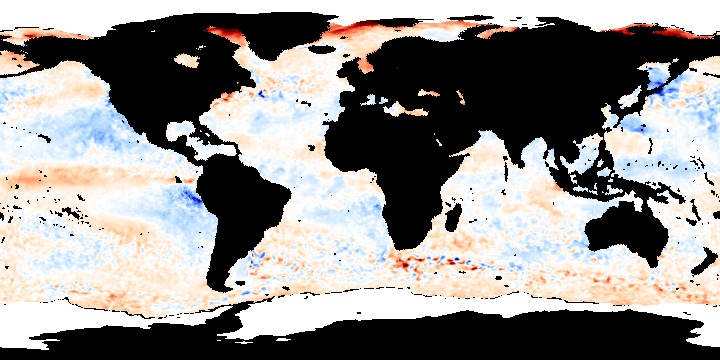
#> input picture assets/ocean/ocean_temp_sep_2002.jpeg, 720 x 360 px, found by its file name
$ python barrelImg.py
#> lines starting #> are read from the running program, lines starting #| are printed output that depends on the picture
import cv2

# Carregar imagem
image = cv2.imread('./assets/ocean/ocean_temp_sep_2002.jpeg', 0)
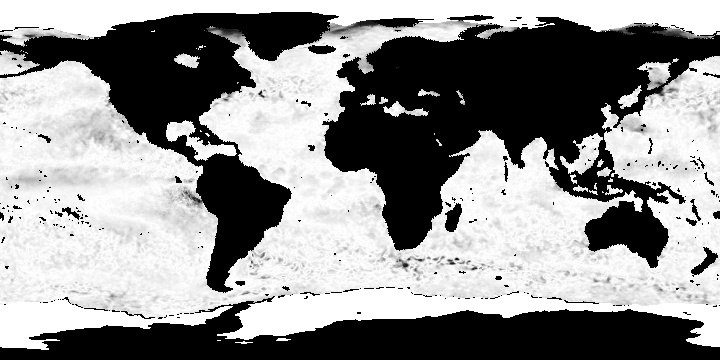
#> image: shape (360, 720); min 0, max 255, mean 143.6
